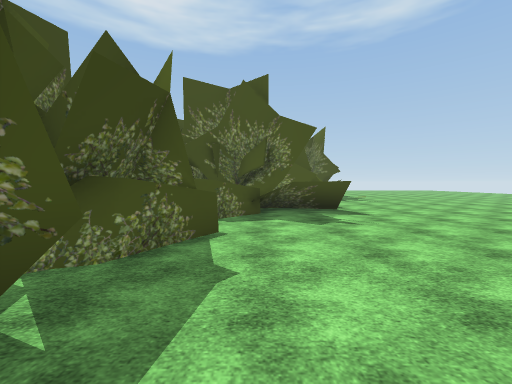
[1] (above)

16 first-person views from a walk through a Unity game level. The camera is 1.5 m above the floor, tilts 2° down and sees 90° across. The floor is counted in squares, 2 m on a side. Each view is taken from the middle of a square. On the plan, view 1 faces up. The plan holds only what a view shows up to about 9 squares ahead; the rest is blank. The place goes on beyond the plan. Some surface patterns are stand-ins.

[2]
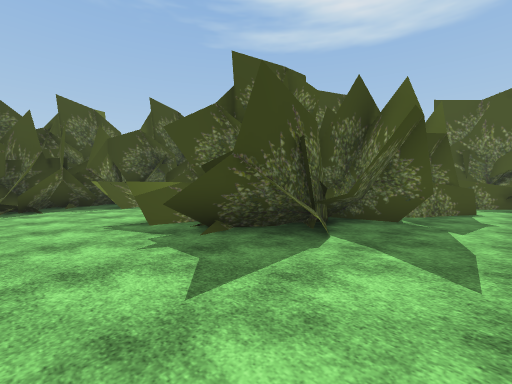

[3]
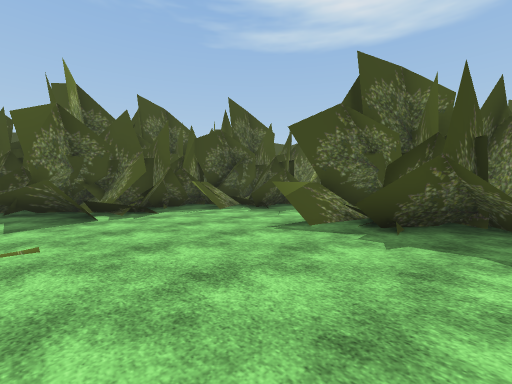

[4]
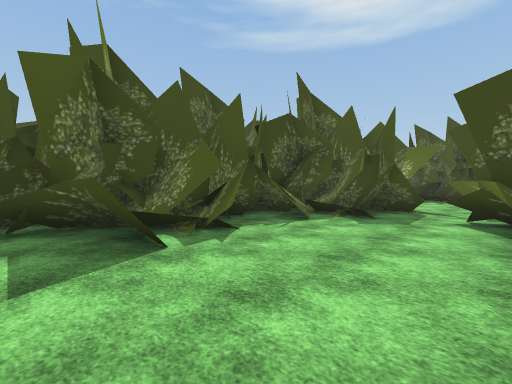

[5]
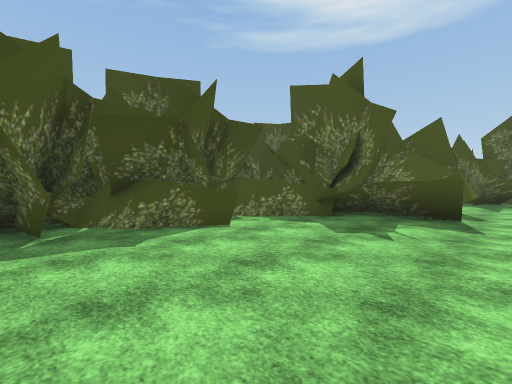

[6]
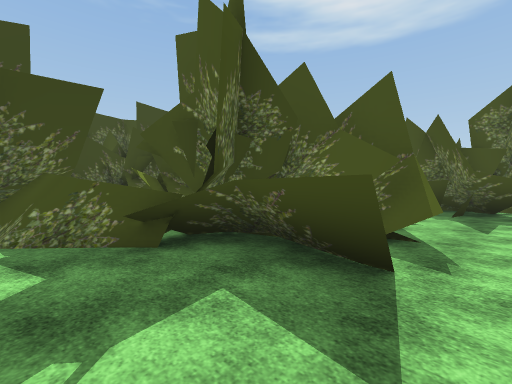

[7]
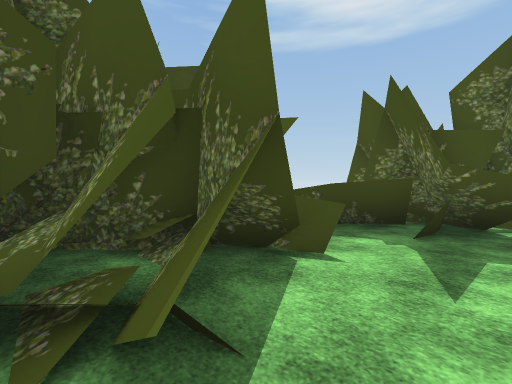

[8]
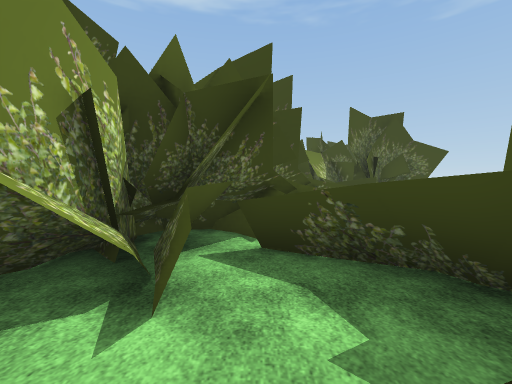

[9]
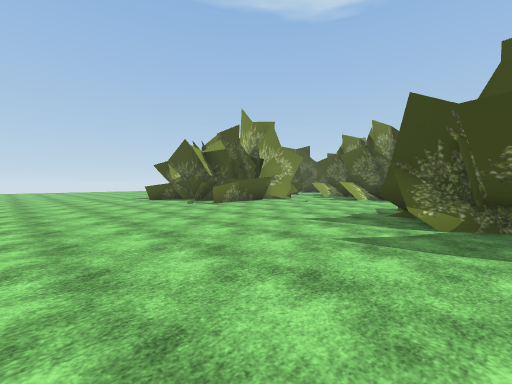

[10]
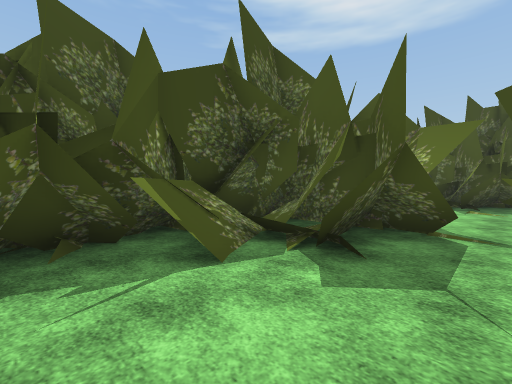

[11]
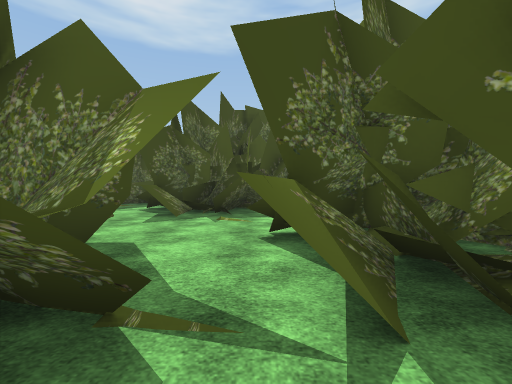

[12]
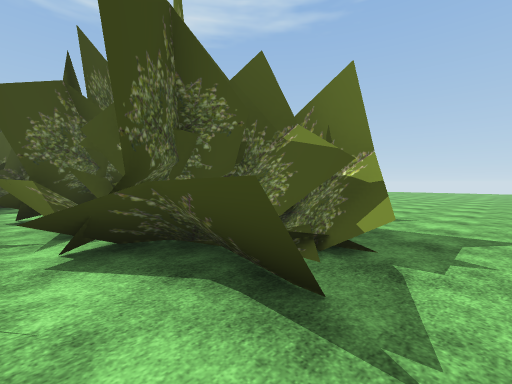

[13]
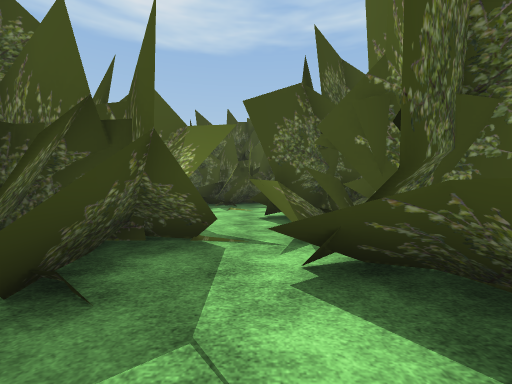

[14]
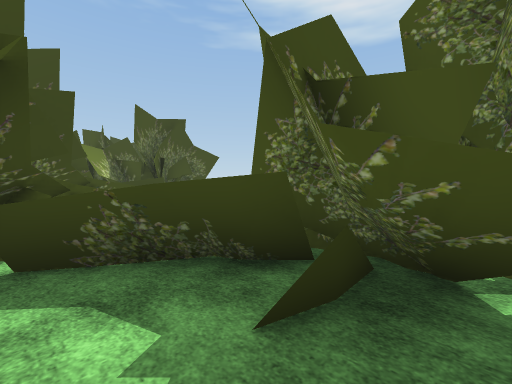

[15]
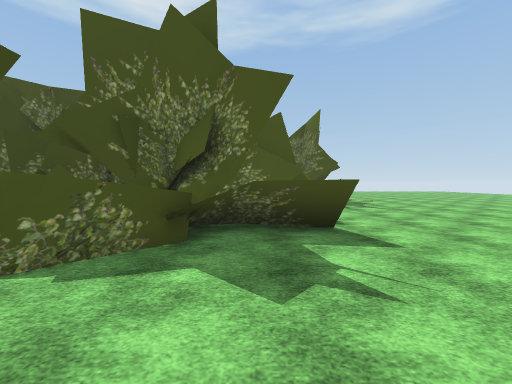

[16]
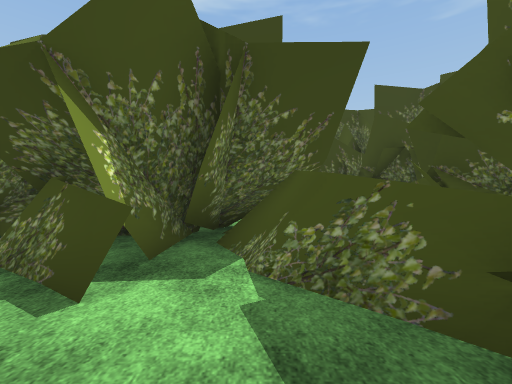

### Floor plan
Key: @ floor where view 1 was taken; # wall or solid block; . main floor; : floor 0.25 m higher than the main floor; / step, stairs or slope; T tree.
Columns run from 13 left of view 1 to 3 right of it. Each row starts with its distance up from view 1.
 14               TTT
 13          T    TTT
 12         TT  T.T.T
 11         T  TTTT..
 10        TT  TTTT..
  9      TTT   TTTTT.
  8    .TTTTT TTTTT/.
  7    .TTTT   TTT//.
  6      TTT TT.TT...
  5      ... TTT.....
  4      #.TTTTTT....
  3     TT.TTTTT.....
  2     TTT/TTT......
  1    TTTT/TTTTT....
  0   TTTTT/T:TT.@...
 -1  TTT//T.//TT.....
 -2  TTTT/../.T......
 -3  TTTT............
 -4   TTTT...........
 -5   TTTT...........
 -6 TTTT.............

Where each view was taken, in squares from view 1:
view 1: 0 up, 0 right, facing up
view 2: 4 down, 0 right, facing up-left
view 3: 6 down, 2 left, facing up-left
view 4: 6 down, 5 left, facing up-left
view 5: 1 up, 3 right, facing up-left
view 6: 5 up, 3 right, facing up-left
view 7: 8 up, 3 right, facing up-left
view 8: 11 up, 3 right, facing left
view 9: 0 up, 3 right, facing down-left
view 10: 3 down, 6 left, facing up-left
view 11: 0 up, 6 left, facing up
view 12: 3 down, 6 left, facing up-right
view 13: 2 down, 6 left, facing up
view 14: 11 up, 3 right, facing up-left
view 15: 3 up, 1 right, facing up
view 16: 5 up, 1 right, facing left
